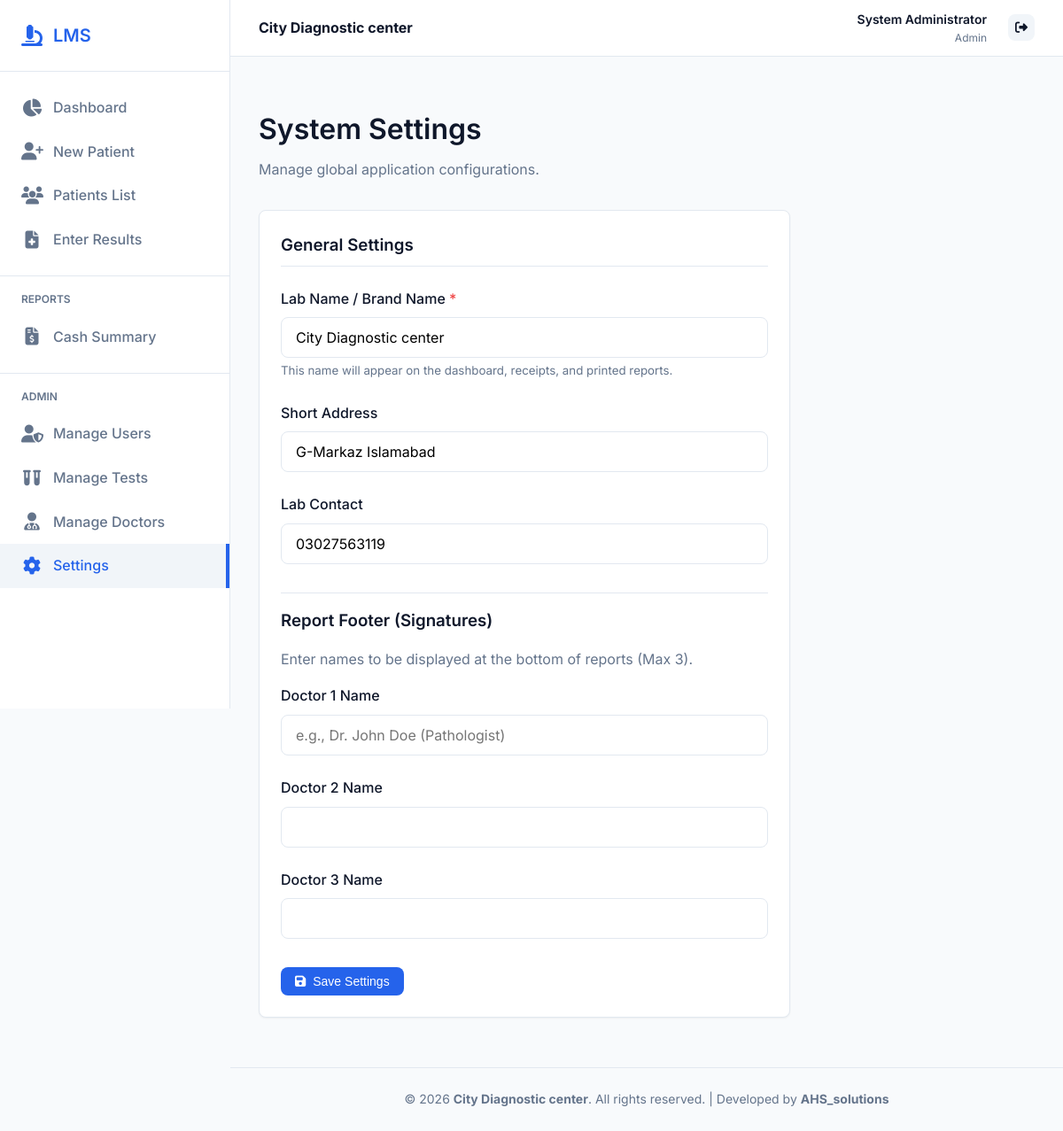
Before: /settings (signed in) with the older database file.
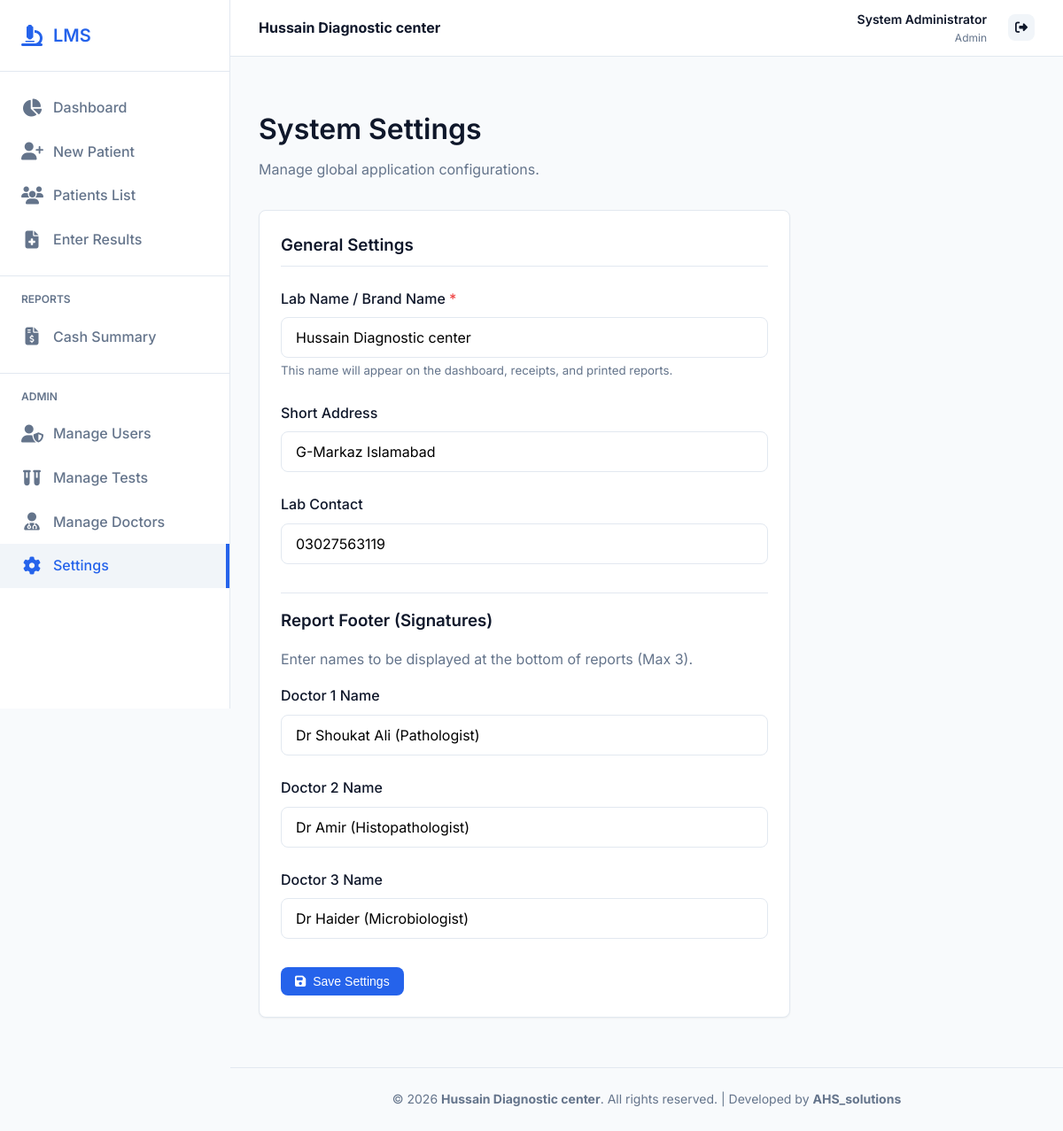
After: the same page with the newer database file.
### models.py (models this page shows)
class Setting(db.Model):
    id = db.Column(db.Integer, primary_key=True)
    key = db.Column(db.String(50), unique=True, nullable=False)
    value = db.Column(db.String(255), nullable=False)

### app.py (the view, shortened to what this page needs)
@app.route('/settings', methods=['GET', 'POST'])
@login_required
@role_required('Admin')
def settings():
    all_settings = {s.key: s.value for s in Setting.query.all()}
    return render_template('settings.html', settings=all_settings)

### app.py (called while the page is built)
@login_manager.user_loader
def load_user(user_id):
    return User.query.get(int(user_id))

def role_required(*roles):
    def decorator(f):
        @wraps(f)
        def decorated_function(*args, **kwargs):
            if not current_user.is_authenticated:
                return redirect(url_for('login', next=request.url))
            if current_user.role not in roles and current_user.role != 'Admin':
                flash('You do not have permission to access this page.', 'error')
                return redirect(url_for('dashboard'))
            return f(*args, **kwargs)
        return decorated_function
    return decorator

def get_settings():
    if 'settings' not in g:
        try:
            g.settings = {s.key: s.value for s in Setting.query.all()}
        except Exception:
            g.settings = {}  # table may not exist during first init
    return g.settings

### templates/settings.html
{% extends "base.html" %}
{% block content %}
<div style="margin-bottom: 2rem;">
    <h1>System Settings</h1>
    <p style="color: var(--text-light);">Manage global application configurations.</p>
</div>
<div class="card" style="max-width: 600px;">
    <form method="POST">
        <h3 style="margin-bottom: 1.5rem; border-bottom: 1px solid var(--border-color); padding-bottom: 0.5rem;">General Settings</h3>
        <div class="form-group">
            <label class="form-label" for="lab_name">Lab Name / Brand Name <span style="color: var(--danger);">*</span></label>
            <input type="text" id="lab_name" name="lab_name" class="form-control" value="{{ lab_name }}" required>
            <small style="color: var(--text-light); display: block; margin-top: 0.25rem;">This name will appear on the dashboard, receipts, and printed reports.</small>
        </div>
        <div class="form-group" style="margin-top: 1rem;">
            <label class="form-label" for="lab_address">Short Address</label>
            <input type="text" id="lab_address" name="lab_address" class="form-control" value="{{ settings.get('lab_address', '') }}">
        </div>
        <div class="form-group">
            <label class="form-label" for="lab_contact">Lab Contact</label>
            <input type="text" id="lab_contact" name="lab_contact" class="form-control" value="{{ settings.get('lab_contact', '') }}">
        </div>
        <h3 style="margin-top: 2rem; margin-bottom: 1rem; border-top: 1px solid var(--border-color); padding-top: 1rem;">Report Footer (Signatures)</h3>
        <p style="color: var(--text-light); margin-bottom: 1rem;">Enter names to be displayed at the bottom of reports (Max 3).</p>
        <div class="form-group">
            <label class="form-label" for="footer_dr1">Doctor 1 Name</label>
            <input type="text" id="footer_dr1" name="footer_dr1" class="form-control" value="{{ settings.get('footer_dr1', '') }}" placeholder="e.g., Dr. John Doe (Pathologist)">
        </div>
        <div class="form-group">
            <label class="form-label" for="footer_dr2">Doctor 2 Name</label>
            <input type="text" id="footer_dr2" name="footer_dr2" class="form-control" value="{{ settings.get('footer_dr2', '') }}">
        </div>
        <div class="form-group">
            <label class="form-label" for="footer_dr3">Doctor 3 Name</label>
            <input type="text" id="footer_dr3" name="footer_dr3" class="form-control" value="{{ settings.get('footer_dr3', '') }}">
        </div>
        <div style="margin-top: 2rem;">
            <button type="submit" class="btn btn-primary"><i class="fa-solid fa-save"></i> Save Settings</button>
        </div>
    </form>
</div>
{% endblock %}

### templates/base.html (shortened to what the changed rows need)
<!DOCTYPE html>
<html lang="en">
<head>
    <link rel="stylesheet" href="https://cdnjs.cloudflare.com/ajax/libs/font-awesome/6.4.0/css/all.min.css">
    <link rel="stylesheet" href="{{ url_for('static', filename='css/style.css') }}">
</head>
<body>
    <div class="app-container">
        {% if current_user.is_authenticated %}
        <aside class="sidebar no-print">
            <div class="sidebar-header">
                <h2>LMS</h2>
            </div>
        </aside>
        {% endif %}
        <main class="main-content" {% if not current_user.is_authenticated %}style="margin-left: 0;"{% endif %}>
            {% if current_user.is_authenticated %}
            <header class="topbar no-print">
                <div class="lab-brand">
                    <strong>{{ lab_name }}</strong>
                </div>
                <div class="topbar-actions" style="display: flex; align-items: center; gap: 1.5rem;">
                    <div style="text-align: right;">
                        <div style="font-weight: 600; font-size: 0.875rem;">{{ current_user.name }}</div>
                        <div style="color: var(--text-light); font-size: 0.75rem;">{{ current_user.role }}</div>
                    </div>
                    <a href="{{ url_for('logout') }}" class="btn btn-secondary btn-icon" title="Logout"><i class="fa-solid fa-right-from-bracket"></i></a>
                </div>
            </header>
            {% endif %}
            <div class="content-wrapper">
                {% block content %}{% endblock %}
            </div>
            <footer class="no-print" style="text-align: center; padding: 1.5rem; border-top: 1px solid var(--border-color); color: var(--text-light); font-size: 0.875rem; margin-top: auto;">
                &copy; 2026 <strong>{{ lab_name }}</strong>. All rights reserved. | Developed by <strong>AHS_solutions</strong>
            </footer>
        </main>
    </div>
</body>
</html>

Changed rows visible on the page:
changed Setting: value "City Diagnostic center" → "Hussain Diagnostic center"; lab_name "City Diagnostic center" → "Hussain Diagnostic center"
added Setting: footer_dr1 "Dr Shoukat Ali (Pathologist)"
added Setting: footer_dr2 "Dr Amir (Histopathologist)"
added Setting: footer_dr3 "Dr Haider (Microbiologist)"
